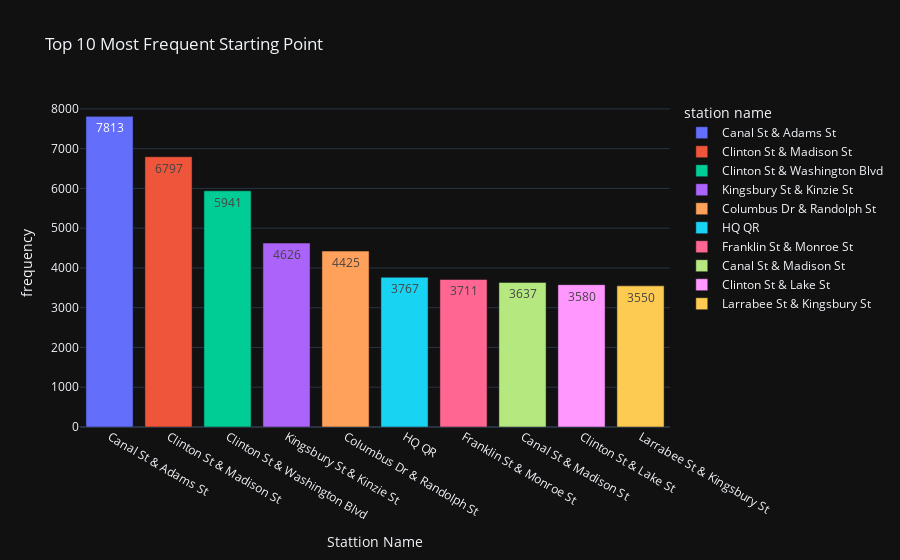

The cell this chart's notebook holds for it:
### Code cell
fig = px.bar(starting_point, x=starting_point.index, y=starting_point.values, text=starting_point.values, 
             title='Top 10 Most Frequent Starting Point', template='plotly_dark', color=starting_point.index)
fig.update_layout(xaxis_title='Stattion Name', yaxis_title='frequency', legend_title='station name')

### Figure 1 — Plotly figure (JSON) as saved in the notebook; plotly's stock layout.template omitted (floating-point values rounded to 4 significant figures)
{"data": [{"alignmentgroup": "True", "hovertemplate": "index=%{x}<br>y=%{y}<br>text=%{text}<extra></extra>", "legendgroup": "Canal St & Adams St", "marker": {"color": "#636efa"}, "name": "Canal St & Adams St", "offsetgroup": "Canal St & Adams St", "orientation": "v", "showlegend": true, "text": [7813], "textposition": "auto", "type": "bar", "x": ["Canal St & Adams St"], "xaxis": "x", "y": [7813], "yaxis": "y"}, {"alignmentgroup": "True", "hovertemplate": "index=%{x}<br>y=%{y}<br>text=%{text}<extra></extra>", "legendgroup": "Clinton St & Madison St", "marker": {"color": "#EF553B"}, "name": "Clinton St & Madison St", "offsetgroup": "Clinton St & Madison St", "orientation": "v", "showlegend": true, "text": [6797], "textposition": "auto", "type": "bar", "x": ["Clinton St & Madison St"], "xaxis": "x", "y": [6797], "yaxis": "y"}, {"alignmentgroup": "True", "hovertemplate": "index=%{x}<br>y=%{y}<br>text=%{text}<extra></extra>", "legendgroup": "Clinton St & Washington Blvd", "marker": {"color": "#00cc96"}, "name": "Clinton St & Washington Blvd", "offsetgroup": "Clinton St & Washington Blvd", "orientation": "v", "showlegend": true, "text": [5941], "textposition": "auto", "type": "bar", "x": ["Clinton St & Washington Blvd"], "xaxis": "x", "y": [5941], "yaxis": "y"}, {"alignmentgroup": "True", "hovertemplate": "index=%{x}<br>y=%{y}<br>text=%{text}<extra></extra>", "legendgroup": "Kingsbury St & Kinzie St", "marker": {"color": "#ab63fa"}, "name": "Kingsbury St & Kinzie St", "offsetgroup": "Kingsbury St & Kinzie St", "orientation": "v", "showlegend": true, "text": [4626], "textposition": "auto", "type": "bar", "x": ["Kingsbury St & Kinzie St"], "xaxis": "x", "y": [4626], "yaxis": "y"}, {"alignmentgroup": "True", "hovertemplate": "index=%{x}<br>y=%{y}<br>text=%{text}<extra></extra>", "legendgroup": "Columbus Dr & Randolph St", "marker": {"color": "#FFA15A"}, "name": "Columbus Dr & Randolph St", "offsetgroup": "Columbus Dr & Randolph St", "orientation": "v", "showlegend": true, "text": [4425], "textposition": "auto", "type": "bar", "x": ["Columbus Dr & Randolph St"], "xaxis": "x", "y": [4425], "yaxis": "y"}, {"alignmentgroup": "True", "hovertemplate": "index=%{x}<br>y=%{y}<br>text=%{text}<extra></extra>", "legendgroup": "HQ QR", "marker": {"color": "#19d3f3"}, "name": "HQ QR", "offsetgroup": "HQ QR", "orientation": "v", "showlegend": true, "text": [3767], "textposition": "auto", "type": "bar", "x": ["HQ QR"], "xaxis": "x", "y": [3767], "yaxis": "y"}, {"alignmentgroup": "True", "hovertemplate": "index=%{x}<br>y=%{y}<br>text=%{text}<extra></extra>", "legendgroup": "Franklin St & Monroe St", "marker": {"color": "#FF6692"}, "name": "Franklin St & Monroe St", "offsetgroup": "Franklin St & Monroe St", "orientation": "v", "showlegend": true, "text": [3711], "textposition": "auto", "type": "bar", "x": ["Franklin St & Monroe St"], "xaxis": "x", "y": [3711], "yaxis": "y"}, {"alignmentgroup": "True", "hovertemplate": "index=%{x}<br>y=%{y}<br>text=%{text}<extra></extra>", "legendgroup": "Canal St & Madison St", "marker": {"color": "#B6E880"}, "name": "Canal St & Madison St", "offsetgroup": "Canal St & Madison St", "orientation": "v", "showlegend": true, "text": [3637], "textposition": "auto", "type": "bar", "x": ["Canal St & Madison St"], "xaxis": "x", "y": [3637], "yaxis": "y"}, {"alignmentgroup": "True", "hovertemplate": "index=%{x}<br>y=%{y}<br>text=%{text}<extra></extra>", "legendgroup": "Clinton St & Lake St", "marker": {"color": "#FF97FF"}, "name": "Clinton St & Lake St", "offsetgroup": "Clinton St & Lake St", "orientation": "v", "showlegend": true, "text": [3580], "textposition": "auto", "type": "bar", "x": ["Clinton St & Lake St"], "xaxis": "x", "y": [3580], "yaxis": "y"}, {"alignmentgroup": "True", "hovertemplate": "index=%{x}<br>y=%{y}<br>text=%{text}<extra></extra>", "legendgroup": "Larrabee St & Kingsbury St", "marker": {"color": "#FECB52"}, "name": "Larrabee St & Kingsbury St", "offsetgroup": "Larrabee St & Kingsbury St", "orientation": "v", "showlegend": true, "text": [3550], "textposition": "auto", "type": "bar", "x": ["Larrabee St & Kingsbury St"], "xaxis": "x", "y": [3550], "yaxis": "y"}], "layout": {"barmode": "relative", "legend": {"title": {"text": "station name"}, "tracegroupgap": 0}, "title": {"text": "Top 10 Most Frequent Starting Point"}, "xaxis": {"anchor": "y", "categoryarray": ["Canal St & Adams St", "Clinton St & Madison St", "Clinton St & Washington Blvd", "Kingsbury St & Kinzie St", "Columbus Dr & Randolph St", "HQ QR", "Franklin St & Monroe St", "Canal St & Madison St", "Clinton St & Lake St", "Larrabee St & Kingsbury St"], "categoryorder": "array", "domain": [0, 1], "title": {"text": "Stattion Name"}}, "yaxis": {"anchor": "x", "domain": [0, 1], "title": {"text": "frequency"}}}}
